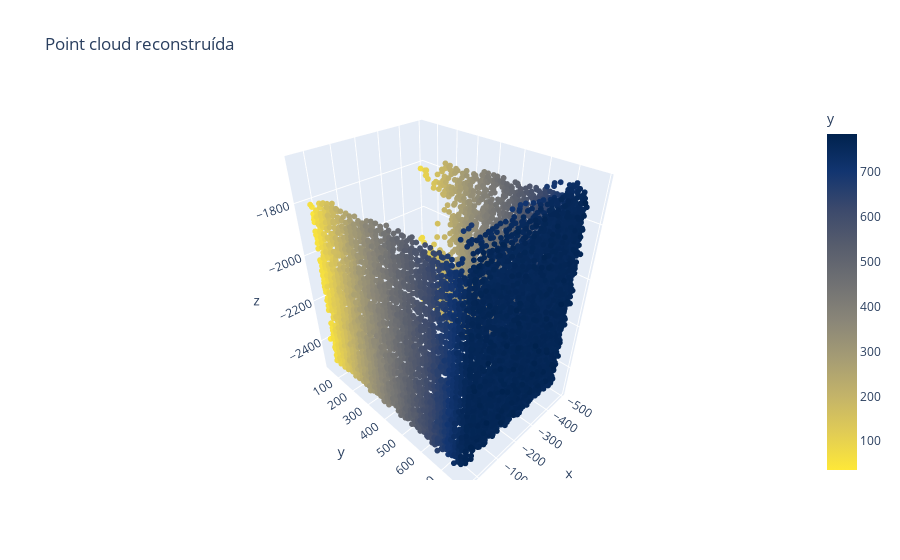

Write notebook code for a chart like this one.
### Code cell
obj = 'caixa_grande'

point_cloud = get_point_cloud(obj)
estimate_volume(point_cloud)

### Figure 1 — Plotly figure (JSON) as saved in the notebook; plotly's stock layout.template omitted (floating-point values rounded to 4 significant figures; data arrays with more than 128 entries replaced by an {"elided": "..."} marker saying what was removed)
{"data": [{"hovertemplate": "x=%{x}<br>y=%{marker.color}<br>z=%{z}<extra></extra>", "legendgroup": "", "marker": {"color": {"elided": "8696 float values"}, "coloraxis": "coloraxis", "size": 2, "symbol": "circle"}, "mode": "markers", "name": "", "scene": "scene", "showlegend": false, "type": "scatter3d", "x": {"elided": "8696 float values"}, "y": {"elided": "8696 float values"}, "z": {"elided": "8696 float values"}}], "layout": {"coloraxis": {"colorbar": {"title": {"text": "y"}}, "colorscale": [[0, "#fee838"], [0.1111, "#e1cc55"], [0.2222, "#c3b369"], [0.3333, "#a59c74"], [0.4444, "#8a8678"], [0.5556, "#707173"], [0.6667, "#575d6d"], [0.7778, "#3b496c"], [0.8889, "#123570"], [1, "#00224e"]]}, "legend": {"tracegroupgap": 0}, "scene": {"domain": {"x": [0, 1], "y": [0, 1]}, "xaxis": {"title": {"text": "x"}}, "yaxis": {"title": {"text": "y"}}, "zaxis": {"title": {"text": "z"}}}, "title": {"text": "Point cloud reconstruída"}}}
